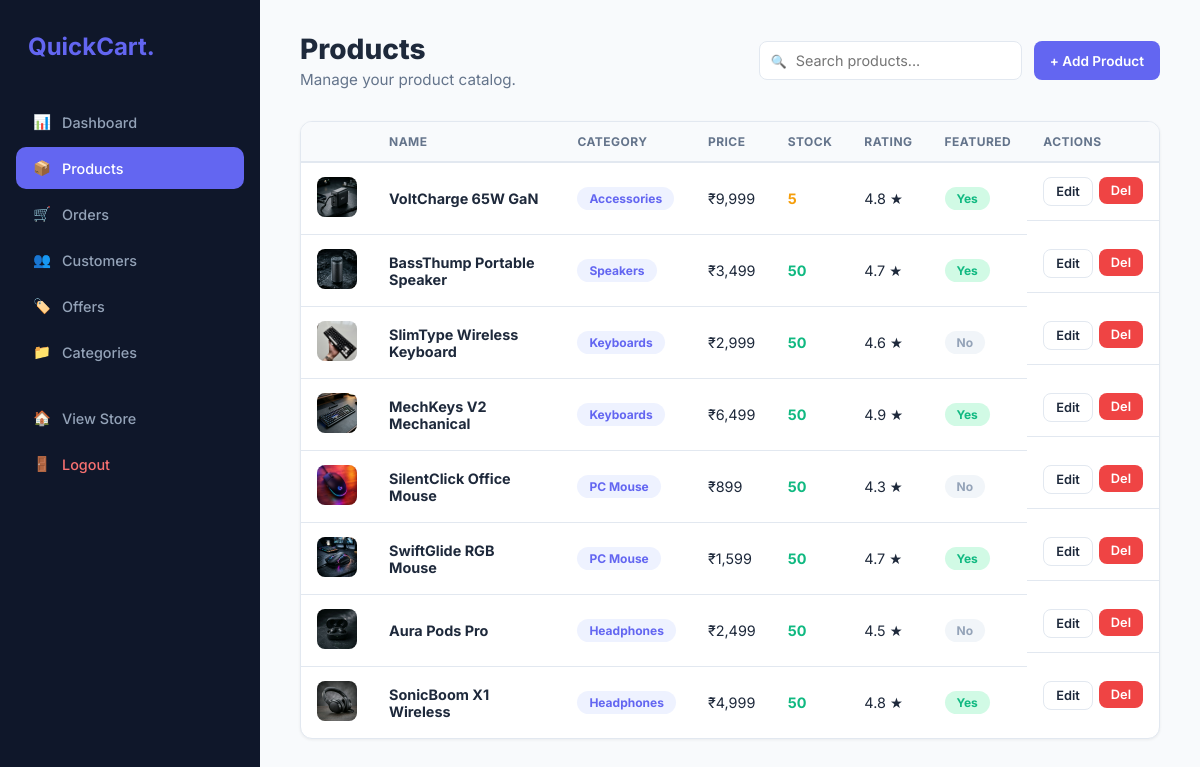
The app's page /admin.php?tab=products (signed in) with its own data.
### tables this page shows
CREATE TABLE `products` (
  `id` int(11) NOT NULL,
  `cat_id` int(11) NOT NULL,
  `name` varchar(255) NOT NULL,
  `price` decimal(10,2) NOT NULL,
  `description` text DEFAULT NULL,
  `rating` decimal(3,1) DEFAULT 4.5,
  `image` varchar(255) DEFAULT 'prod_default.jpg',
  `stock` int(11) DEFAULT 50,
  `is_featured` tinyint(1) DEFAULT 0
);

CREATE TABLE `categories` (
  `id` int(11) NOT NULL,
  `name` varchar(100) NOT NULL,
  `image` varchar(255) DEFAULT 'cat_default.jpg'
);

### includes/image_helper.php (called while the page is built, shortened)
<?php
function get_product_image(?string $filename, string $img_dir = 'img'): string
{
    $base_path = dirname(__DIR__);
    $safe_filename = basename($filename);
    $full_path = $base_path . DIRECTORY_SEPARATOR . $img_dir . DIRECTORY_SEPARATOR . $safe_filename;
    if (file_exists($full_path) && is_file($full_path)) {
        return $img_dir . '/' . $safe_filename;
    }
    return $img_dir . '/' . DEFAULT_PRODUCT_IMAGE;
}

### config.php (called while the page is built, shortened)
<?php
function e(?string $value): string {
    return htmlspecialchars($value ?? '', ENT_QUOTES, 'UTF-8');
}
?>

### includes/admin_tabs/products.php (the view, shortened to what this page needs)
<?php
$products = $pdo->query("SELECT p.*, c.name as cat_name FROM products p JOIN categories c ON p.cat_id = c.id ORDER BY p.id DESC")->fetchAll();
?>
<div class="page-header" style="display:flex;justify-content:space-between;align-items:center">
    <div><h1>Products</h1><p>Manage your product catalog.</p></div>
    <div style="display:flex;gap:12px">
        <div class="search-box"><input type="text" id="searchProducts" placeholder="Search products..."></div>
        <button class="btn btn-primary" onclick="openModal('addProductModal')">+ Add Product</button>
    </div>
</div>
<div class="card">
    <div class="card-body" style="padding:0">
        <table id="productsTable">
            <thead><tr><th></th><th>Name</th><th>Category</th><th>Price</th><th>Stock</th><th>Rating</th><th>Featured</th><th>Actions</th></tr></thead>
            <tbody>
            <?php foreach($products as $p): ?>
                <tr>
                    <td><img src="<?= get_product_image($p['image']) ?>" class="thumb" alt=""></td>
                    <td><strong><?= e($p['name']) ?></strong></td>
                    <td><span class="badge badge-primary"><?= e($p['cat_name']) ?></span></td>
                    <td>₹<?= number_format($p['price']) ?></td>
                    <td><span class="<?= $p['stock']<=0?'stock-out':($p['stock']<10?'stock-low':'stock-ok') ?>"><?= $p['stock'] ?></span></td>
                    <td><?= $p['rating'] ?> ★</td>
                    <td><?= $p['is_featured'] ? '<span class="badge badge-success">Yes</span>' : '<span class="badge" style="background:#F1F5F9;color:#94A3B8">No</span>' ?></td>
                    <td style="display:flex;gap:6px">
                        <a href="admin.php?tab=products&edit_id=<?= $p['id'] ?>" class="btn btn-sm btn-outline">Edit</a>
                        <form method="POST" style="display:inline" onsubmit="return confirm('Delete this product?')">
                            <button type="submit" name="delete_product" class="btn btn-sm btn-danger">Del</button>
                        </form>
                    </td>
                </tr>
            <?php endforeach; ?>
            </tbody>
        </table>
    </div>
</div>

### admin.php (style rules this page uses)
:root { --bg:#F8FAFC;--sidebar:#0F172A;--sidebar-hover:#1E293B;--primary:#6366F1;--primary-soft:#EEF2FF;--success:#10B981;--success-soft:#D1FAE5;--warning:#F59E0B;--warning-soft:#FEF3C7;--danger:#EF4444;--danger-soft:#FEE2E2;--text:#1E293B;--text-light:#64748B;--white:#FFF;--border:#E2E8F0;--shadow:0 1px 3px rgba(0,0,0,.06);--radius:12px }
* { margin:0;padding:0;box-sizing:border-box }
body { background:var(--bg);font-family:'Inter',sans-serif;display:flex;color:var(--text) }
.page-header { margin-bottom:32px }
.page-header h1 { font-size:1.75rem;font-weight:800 }
.page-header p { color:var(--text-light);margin-top:4px;font-size:.95rem }
.card { background:var(--white);border-radius:var(--radius);box-shadow:var(--shadow);border:1px solid var(--border);overflow:hidden;margin-bottom:24px }
.card-body { padding:24px }
table { width:100%;border-collapse:collapse }
th { text-align:left;padding:12px 16px;font-size:.75rem;color:var(--text-light);font-weight:700;text-transform:uppercase;letter-spacing:.04em;border-bottom:2px solid var(--border);background:var(--bg) }
td { padding:14px 16px;border-bottom:1px solid var(--border);font-size:.9rem;vertical-align:middle }
tr:last-child td { border-bottom:none }
.badge { padding:4px 12px;border-radius:20px;font-size:.75rem;font-weight:700;display:inline-block }
.badge-success { background:var(--success-soft);color:var(--success) }
.badge-primary { background:var(--primary-soft);color:var(--primary) }
.btn { padding:8px 16px;border-radius:8px;font-weight:600;font-size:.85rem;cursor:pointer;border:none;transition:.2s;text-decoration:none;display:inline-flex;align-items:center;gap:6px;font-family:inherit }
.btn-sm { padding:6px 12px;font-size:.8rem }
.btn-primary { background:var(--primary);color:var(--white) }
.btn-danger { background:var(--danger);color:var(--white) }
.btn-outline { background:transparent;border:1.5px solid var(--border);color:var(--text) }
select,input[type=text],input[type=number],input[type=email],textarea { padding:10px 14px;border-radius:8px;border:1.5px solid var(--border);font-family:inherit;font-size:.9rem;outline:none;transition:.2s;width:100% }
.search-box { position:relative }
.search-box input { padding-left:36px }
.search-box::before { content:'🔍';position:absolute;left:12px;top:50%;transform:translateY(-50%);font-size:.8rem }
.thumb { width:40px;height:40px;border-radius:8px;object-fit:cover;background:var(--bg) }
.stock-ok { color:var(--success);font-weight:700 }
.stock-low { color:var(--warning);font-weight:700 }

### records on screen
products: image (picture), name "VoltCharge 65W GaN", cat.name "Accessories", price "9,999", stock "5", rating "4.8", is_featured "Yes"
products: image (picture), name "BassThump Portable Speaker", cat.name "Speakers", price "3,499", stock "50", rating "4.7", is_featured "Yes"
products: image (picture), name "SlimType Wireless Keyboard", cat.name "Keyboards", price "2,999", stock "50", rating "4.6", is_featured "No"
products: image (picture), name "MechKeys V2 Mechanical", cat.name "Keyboards", price "6,499", stock "50", rating "4.9", is_featured "Yes"
products: image (picture), name "SilentClick Office Mouse", cat.name "PC Mouse", price "899", stock "50", rating "4.3", is_featured "No"
products: image (picture), name "SwiftGlide RGB Mouse", cat.name "PC Mouse", price "1,599", stock "50", rating "4.7", is_featured "Yes"
products: image (picture), name "Aura Pods Pro", cat.name "Headphones", price "2,499", stock "50", rating "4.5", is_featured "No"
products: image (picture), name "SonicBoom X1 Wireless", cat.name "Headphones", price "4,999", stock "50", rating "4.8", is_featured "Yes"
